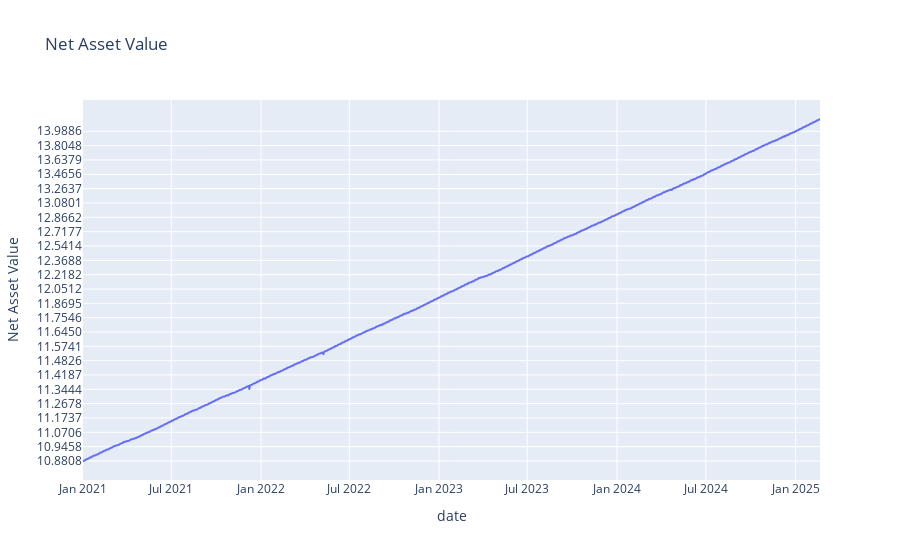

Notebook source saved alongside this figure:
### Code cell
px.line(df, x=df.index, y='Net Asset Value', title='Net Asset Value')

### Figure 1 — Plotly figure (JSON) as saved in the notebook; plotly's stock layout.template omitted (floating-point values rounded to 4 significant figures; data arrays with more than 128 entries replaced by an {"elided": "..."} marker saying what was removed)
{"data": [{"hovertemplate": "date=%{x}<br>Net Asset Value=%{y}<extra></extra>", "legendgroup": "", "line": {"color": "#636efa", "dash": "solid"}, "marker": {"symbol": "circle"}, "mode": "lines", "name": "", "showlegend": false, "type": "scattergl", "x": {"elided": "1014 str values"}, "xaxis": "x", "y": {"elided": "1014 str values"}, "yaxis": "y"}], "layout": {"legend": {"tracegroupgap": 0}, "title": {"text": "Net Asset Value"}, "xaxis": {"anchor": "y", "domain": [0, 1], "title": {"text": "date"}}, "yaxis": {"anchor": "x", "domain": [0, 1], "title": {"text": "Net Asset Value"}}}}
